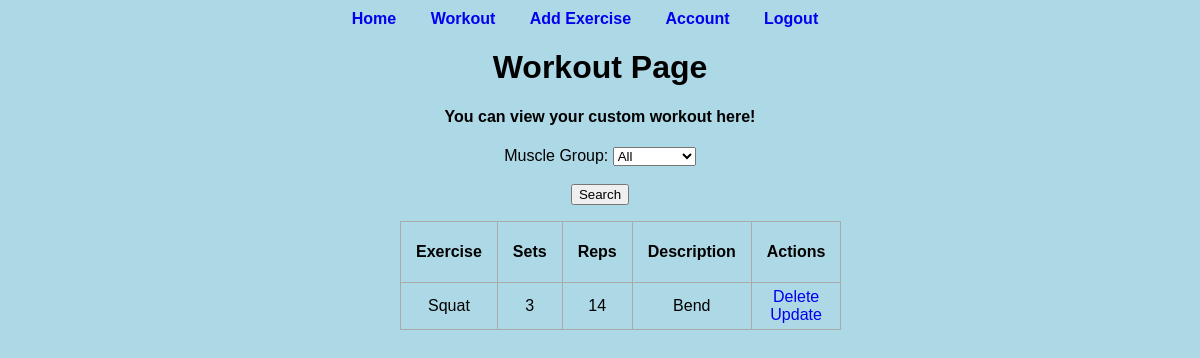
The page /exercises (signed in) on the database as committed earlier.
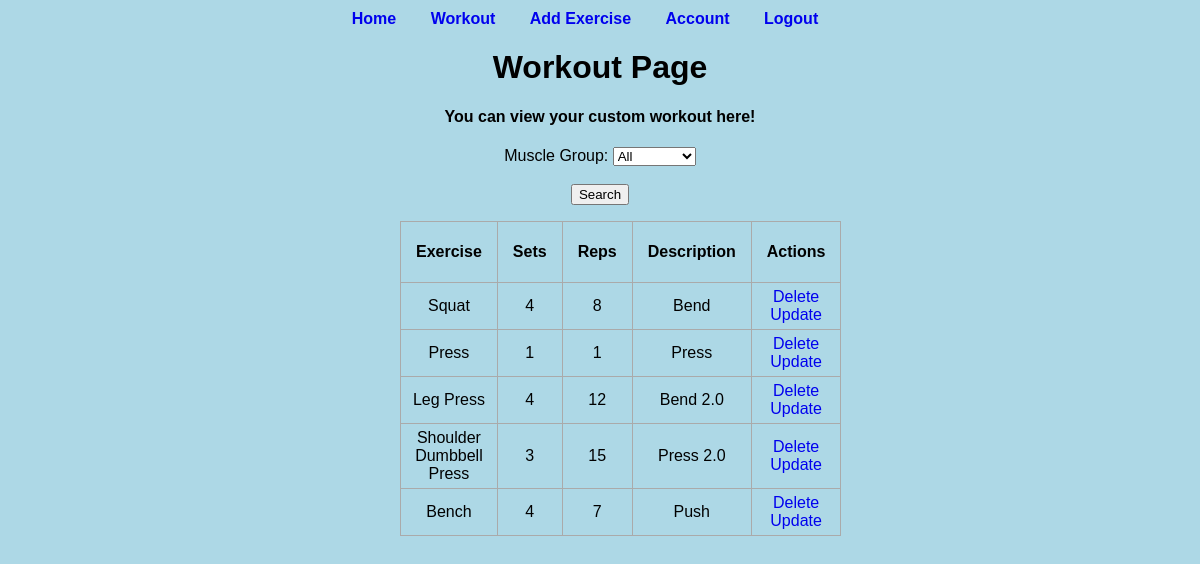
The same page on the database as committed later.
### application/models.py (models this page shows, shortened)
class Exercises(db.Model):
	id = db.Column(db.Integer, primary_key=True)
	exercise_name = db.Column(db.String(50), nullable=False)
	sets = db.Column(db.Integer, nullable=False)
	reps = db.Column(db.Integer, nullable=False)
	muscle_group = db.Column(db.String(50), nullable=False)
	description = db.Column(db.String(100000), nullable=False)
	image = db.Column(db.String(20))

### application/routes.py (the view)
@app.route('/exercises', methods=['POST', 'GET'])
@login_required
def exercises():
	exerciseData = Exercises.query.all()
	form = SearchForm()
	if request.method == 'POST' and form.muscle_group.data == 'All':
		try:
			return redirect(url_for('exercises'))
		except:
			return "This is not working!"
	elif request.method == 'POST':
		try:
			exerciseData = Exercises.query.filter_by(muscle_group=form.muscle_group.data).all()
		except:
			return "This is not working!"
	return render_template('exercises.html', title='Exercises', exercises=exerciseData, form=form)

### application/forms.py
class SearchForm(FlaskForm):
	muscle_group = SelectField('Muscle Group: ',
		choices=[
			('All', 'All'),
			('Legs', 'Legs'),
			('Chest', 'Chest'),
			('Back', 'Back'),
			('Shoulders', 'Shoulders'),
			('Arms', 'Arms'),
			('Core', 'Core')
		])
	submit = SubmitField('Search')

### application/models.py (called while the page is built)
@login_manager.user_loader
def load_user(id):
	return Users.query.get(int(id))

### application/templates/exercises.html (shortened to what this page needs)
{% extends "layout.html" %}
{% block bc %}
<div class="content">
	<h1>Workout Page</h1>
	<h4>You can view your custom workout here!</h4>
	<form method="POST" action="">
		<div class="form-group">
			{{ form.muscle_group.label }}
			{% if form.muscle_group.errors %}
			{{ form.muscle_group }}
			<div class="error">
				{% for error in form.muscle_group.errors %}
					<span>{{ error }}</span>
				{% endfor %}
			</div>
			{% else %}
				{{ form.muscle_group }}
			{% endif %}
			</div>
			<br>
			{{ form.submit }}
			<br>
	</form>
		<table>
			<tr>
				<th>Exercise</th>
				<th>Sets</th>
				<th>Reps</th>
				<th>Description</th>
				<th>Actions</th>
			</tr>
			<tr>
				{% for exercise in exercises %}
				<td>{{ exercise.exercise_name }}</td>
				<td>{{ exercise.sets }}</td>
				<td>{{ exercise.reps }}</td>
				<td>{{ exercise.description }}</td>
				<td>
					<a href="/delete/{{ exercise.id }}">Delete</a>
					<a href="/update/{{ exercise.id }}">Update</a>
				</td>
			</tr>
			{% endfor %}
		</table>
</div>
{% endblock bc %}

### application/templates/layout.html (shortened to what this page needs)
<!DOCTYPE html>
<html>
<head>
	<link rel="stylesheet"  href="{{ url_for('static', filename='main.css') }}">
</head>
<body>
	<div class="navbar">
		{% if current_user.is_authenticated %}
			<a href="{{ url_for('home') }}">Home</a>
			<a href="{{ url_for('exercises') }}">Workout</a>
			<a href="{{ url_for('edits') }}">Add Exercise</a>
			<a href="{{ url_for('account') }}">Account</a>
			<a href="{{ url_for('logout') }}">Logout</a>
		{% else %}
			<a href="{{ url_for('home') }}">Home</a>
			<a href="{{ url_for('login') }}">Login</a>
			<a href="{{ url_for('register') }}">Register</a>
		{% endif %}
	</div>
	{% block bc %}{% endblock bc %}
</body>
</html>

### application/static/main.css (style rules this page uses)
body { background-color: lightblue; font-family: sans-serif; text-align: center; margin: 0; }
.navbar { text-align: center; margin: 10px; }
.navbar a { padding-right: 30px; font-weight: bold; }
.content { margin: 0 auto; width: 400px; }
table, td, th { border: 1px solid #aaa; }
table { border-collapse: collapse; width: 100% }
th { height: 30px; padding: 15px; }
td { text-align: center; padding: 5px; }
a { text-decoration: none; }

Rows that differ between the two databases and show on the page:
changed Exercises "Squat": sets "3" → "4"; reps "14" → "8"
added Exercises: exercise_name "Press", sets "1", reps "1", description "Press"
added Exercises: exercise_name "Leg Press", sets "4", reps "12", description "Bend 2.0"
added Exercises: exercise_name "Shoulder Dumbbell Press", sets "3", reps "15", description "Press 2.0"
added Exercises: exercise_name "Bench", sets "4", reps "7", description "Push"
